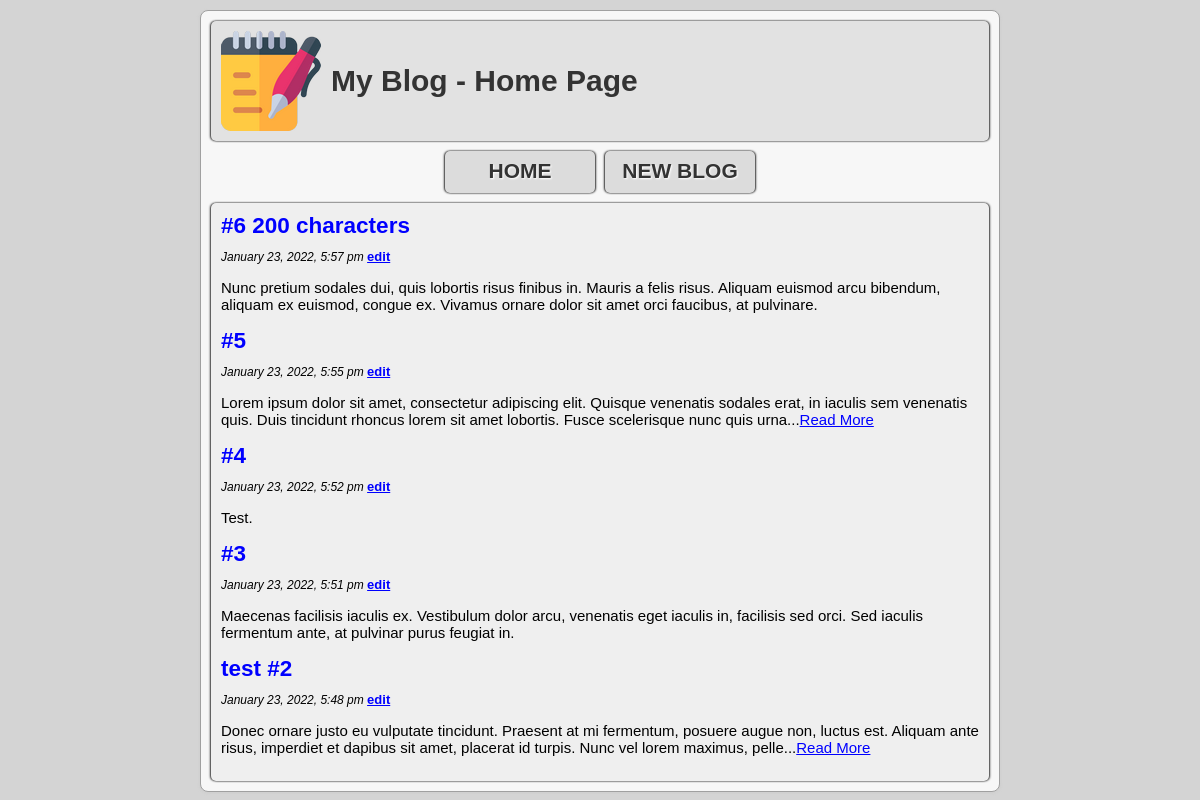
The page / on the database its author committed.
### tables this page shows
CREATE TABLE `blogs` (
  `id` int(11) NOT NULL,
  `title` varchar(255) NOT NULL,
  `content` varchar(5000) NOT NULL,
  `timestamp` timestamp NOT NULL DEFAULT current_timestamp()
);

### index.php (the view, shortened to what this page needs)
<?php
    require('connect.php');
    $query = "SELECT * FROM blogs ORDER BY id DESC LIMIT 5";
    $statement = $db->prepare($query);
    $statement->execute();
    $blogs = $statement->fetchAll();
    $header = "Home Page";
?>
<!DOCTYPE html>
<html lang="en">
<head>
    <link rel="stylesheet" type="text/css" href="styles.css" />
</head>
<body>
    <main>
        <?php include('header.php'); ?>
        <div id="all_blogs">
            <?php foreach($blogs as $blog): ?>
                <div class="blog_title">
                    <h2><a href="show.php?id=<?= $blog['id'] ?>"><?= $blog['title'] ?></a></h2>
                    <p class = timestamp><?= date("F j, Y, g:i a", strtotime($blog['timestamp'])) ?> <a href="edit.php?id=<?= $blog['id'] ?>">edit</a></p>
                    <?php if (strlen($blog['content']) > 200): ?>
                        <div class='blog_content'>
                            <?= substr_replace($blog['content'], "...", 200) ?><a href="show.php?id=<?= $blog['id'] ?>">Read More</a>
                        </div>
                    <?php else: ?>
                        <div class='blog_content'><?= $blog['content'] ?></div>
                    <?php endif ?>
                </div>
            <?php endforeach ?>
        </div>
    </main>
</body>
</html>

### header.php
<header>
	<a href="index.php"><img id="logo" src="images/blog.png" alt="Blog"></a>
	<h1><a href="index.php">My Blog - <?= $header ?></a></h1>
</header>
<nav>
	<ul>
		<li><a href="index.php">Home</a></li>
		<li><a href="create.php">New Blog</a></li>
	</ul>
</nav>

### styles.css (style rules this page uses)
* { margin: 0; padding: 0; border: 0; box-sizing:border-box; }
body { background-color: #D4D4D4; font-family: Arial, Helvetica, sans-serif; font-size: 15px; }
main { width: auto; margin: 0px 0px; padding: 10px; background: #F7F7F7; border: 1px solid #A0A0A0; box-shadow: 1px 1px 3px #CFCFCF, -1px 1px 3px #CFCFCF; border-radius: 8px; }
header { background: #E2E2E2; box-shadow: 1px 0px 2px #333, -1px 0px 2px #333; border-radius: 5px; display: flex; align-items: center; }
header h1 a { text-decoration: none; color: #333; }
#logo { margin: 10px 10px; float: left; }
nav ul { margin: 10px; list-style: none; display: flex; justify-content: center; }
nav ul li { box-shadow: 1px 0px 2px #333, -1px 0px 2px #333; border-radius: 5px; background-color: #DCDCDC; line-height: 40px; width: 150px; text-align: center; margin: 0px 5px; }
nav ul li a { color: #333; text-decoration: none; text-shadow: 1px 1px 2px #FFF; transition: 0.5s; text-transform: uppercase; font-size: 1.4em; font-weight: bold; }
#all_blogs { margin-top: 10px; padding: 10px; box-shadow: 1px 0px 2px #333, -1px 0px 2px #333; border-radius: 5px 5px; background: #EFEFEF; }
#all_blogs p { margin: 10px 0px; }
#all_blogs a { color: blue; }
.blog_title h2 { color: blue; }
.blog_title h2 a { text-decoration: none; color: blue; }
.timestamp { font-size: 12px; font-style: italic; }
.timestamp a { color: blue; font-style: normal; font-weight: bolder; font-size: 13px; }
.blog_content { margin: 15px 0px; }
@media (min-width: 870px) { main { margin: 10px 200px; } }

### rows shown on the page
blogs: title "#6 200 characters", timestamp "January 23, 2022, 5:57 pm", content "Nunc pretium sodales dui, quis lobortis risus finibus in. Mauris a felis risus. Aliquam euismod arcu bibendum, aliquam ex euismod, congue ex. Vivamus ornare dolor sit amet orci faucibus, at pulvinare."
blogs: title "#5", timestamp "January 23, 2022, 5:55 pm", content "Lorem ipsum dolor sit amet, consectetur adipiscing elit. Quisque venenatis sodales erat, in iaculis sem venenatis quis. Duis tincidunt rhoncus lorem sit amet lobortis. Fusce scelerisque nunc quis urna..."
blogs: title "#4", timestamp "January 23, 2022, 5:52 pm", content "Test."
blogs: title "#3", timestamp "January 23, 2022, 5:51 pm", content "Maecenas facilisis iaculis ex. Vestibulum dolor arcu, venenatis eget iaculis in, facilisis sed orci. Sed iaculis fermentum ante, at pulvinar purus feugiat in."
blogs: title "test #2", timestamp "January 23, 2022, 5:48 pm", content "Donec ornare justo eu vulputate tincidunt. Praesent at mi fermentum, posuere augue non, luctus est. Aliquam ante risus, imperdiet et dapibus sit amet, placerat id turpis. Nunc vel lorem maximus, pelle..."

### other values the page prints
$header "Home Page"
